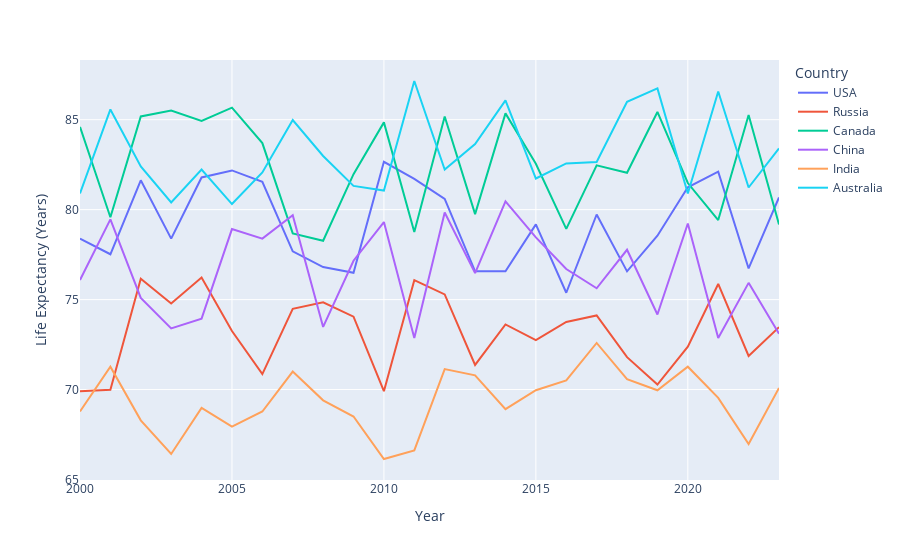

This figure's notebook cell:
### Markdown cell above
life expectancy

### Code cell
px.line( df ,y = 'Life Expectancy (Years)' , x='Year' , color ='Country')

### Figure 1 — Plotly figure (JSON) as saved in the notebook; plotly's stock layout.template omitted (floating-point values rounded to 4 significant figures)
{"data": [{"hovertemplate": "Country=USA<br>Year=%{x}<br>Life Expectancy (Years)=%{y}<extra></extra>", "legendgroup": "USA", "line": {"color": "#636efa", "dash": "solid"}, "marker": {"symbol": "circle"}, "mode": "lines", "name": "USA", "orientation": "v", "showlegend": true, "type": "scatter", "x": [2000, 2001, 2002, 2003, 2004, 2005, 2006, 2007, 2008, 2009, 2010, 2011, 2012, 2013, 2014, 2015, 2016, 2017, 2018, 2019, 2020, 2021, 2022, 2023], "xaxis": "x", "y": [78.39, 77.52, 81.63, 78.39, 81.79, 82.18, 81.55, 77.68, 76.81, 76.49, 82.66, 81.71, 80.6, 76.57, 76.57, 79.18, 75.38, 79.73, 76.57, 78.55, 81.24, 82.11, 76.73, 80.68], "yaxis": "y"}, {"hovertemplate": "Country=Russia<br>Year=%{x}<br>Life Expectancy (Years)=%{y}<extra></extra>", "legendgroup": "Russia", "line": {"color": "#EF553B", "dash": "solid"}, "marker": {"symbol": "circle"}, "mode": "lines", "name": "Russia", "orientation": "v", "showlegend": true, "type": "scatter", "x": [2000, 2001, 2002, 2003, 2004, 2005, 2006, 2007, 2008, 2009, 2010, 2011, 2012, 2013, 2014, 2015, 2016, 2017, 2018, 2019, 2020, 2021, 2022, 2023], "xaxis": "x", "y": [69.91, 69.99, 76.16, 74.78, 76.23, 73.25, 70.86, 74.49, 74.85, 74.05, 69.91, 76.08, 75.29, 71.37, 73.62, 72.75, 73.76, 74.12, 71.8, 70.28, 72.38, 75.87, 71.87, 73.47], "yaxis": "y"}, {"hovertemplate": "Country=Canada<br>Year=%{x}<br>Life Expectancy (Years)=%{y}<extra></extra>", "legendgroup": "Canada", "line": {"color": "#00cc96", "dash": "solid"}, "marker": {"symbol": "circle"}, "mode": "lines", "name": "Canada", "orientation": "v", "showlegend": true, "type": "scatter", "x": [2000, 2001, 2002, 2003, 2004, 2005, 2006, 2007, 2008, 2009, 2010, 2011, 2012, 2013, 2014, 2015, 2016, 2017, 2018, 2019, 2020, 2021, 2022, 2023], "xaxis": "x", "y": [84.6, 79.58, 85.18, 85.51, 84.93, 85.67, 83.7, 78.68, 78.27, 81.97, 84.85, 78.76, 85.18, 79.75, 85.35, 82.55, 78.93, 82.46, 82.05, 85.43, 81.48, 79.42, 85.26, 79.17], "yaxis": "y"}, {"hovertemplate": "Country=China<br>Year=%{x}<br>Life Expectancy (Years)=%{y}<extra></extra>", "legendgroup": "China", "line": {"color": "#ab63fa", "dash": "solid"}, "marker": {"symbol": "circle"}, "mode": "lines", "name": "China", "orientation": "v", "showlegend": true, "type": "scatter", "x": [2000, 2001, 2002, 2003, 2004, 2005, 2006, 2007, 2008, 2009, 2010, 2011, 2012, 2013, 2014, 2015, 2016, 2017, 2018, 2019, 2020, 2021, 2022, 2023], "xaxis": "x", "y": [76.09, 79.46, 75.09, 73.4, 73.94, 78.92, 78.39, 79.69, 73.48, 77.16, 79.31, 72.87, 79.84, 76.47, 80.46, 78.46, 76.7, 75.63, 77.77, 74.17, 79.23, 72.87, 75.93, 73.1], "yaxis": "y"}, {"hovertemplate": "Country=India<br>Year=%{x}<br>Life Expectancy (Years)=%{y}<extra></extra>", "legendgroup": "India", "line": {"color": "#FFA15A", "dash": "solid"}, "marker": {"symbol": "circle"}, "mode": "lines", "name": "India", "orientation": "v", "showlegend": true, "type": "scatter", "x": [2000, 2001, 2002, 2003, 2004, 2005, 2006, 2007, 2008, 2009, 2010, 2011, 2012, 2013, 2014, 2015, 2016, 2017, 2018, 2019, 2020, 2021, 2022, 2023], "xaxis": "x", "y": [68.78, 71.27, 68.29, 66.42, 68.98, 67.94, 68.78, 71, 69.4, 68.5, 66.14, 66.62, 71.14, 70.79, 68.91, 69.96, 70.51, 72.59, 70.58, 69.96, 71.27, 69.54, 66.97, 70.09], "yaxis": "y"}, {"hovertemplate": "Country=Australia<br>Year=%{x}<br>Life Expectancy (Years)=%{y}<extra></extra>", "legendgroup": "Australia", "line": {"color": "#19d3f3", "dash": "solid"}, "marker": {"symbol": "circle"}, "mode": "lines", "name": "Australia", "orientation": "v", "showlegend": true, "type": "scatter", "x": [2000, 2001, 2002, 2003, 2004, 2005, 2006, 2007, 2008, 2009, 2010, 2011, 2012, 2013, 2014, 2015, 2016, 2017, 2018, 2019, 2020, 2021, 2022, 2023], "xaxis": "x", "y": [80.9, 85.57, 82.4, 80.4, 82.23, 80.31, 82.07, 84.98, 82.98, 81.32, 81.06, 87.15, 82.23, 83.65, 86.07, 81.73, 82.57, 82.65, 85.99, 86.74, 80.9, 86.57, 81.23, 83.4], "yaxis": "y"}], "layout": {"legend": {"title": {"text": "Country"}, "tracegroupgap": 0}, "margin": {"t": 60}, "xaxis": {"anchor": "y", "domain": [0, 1], "title": {"text": "Year"}}, "yaxis": {"anchor": "x", "domain": [0, 1], "title": {"text": "Life Expectancy (Years)"}}}}
